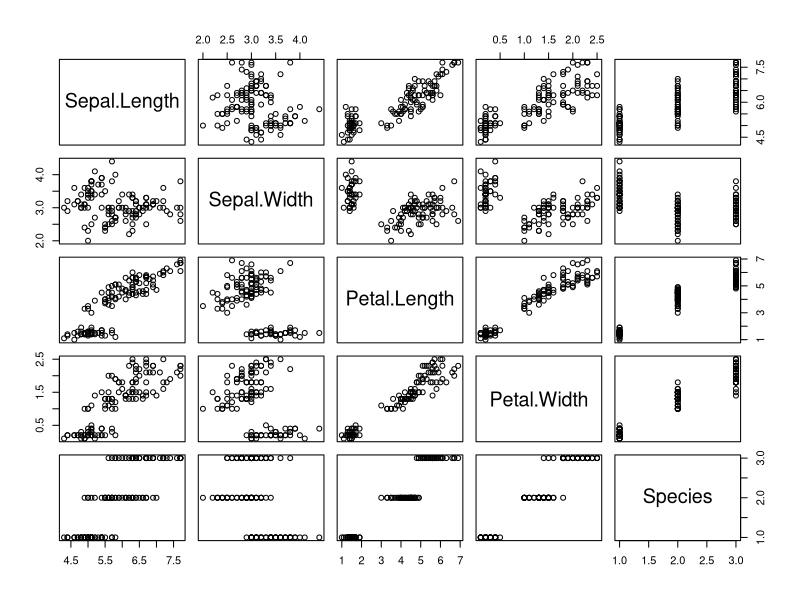
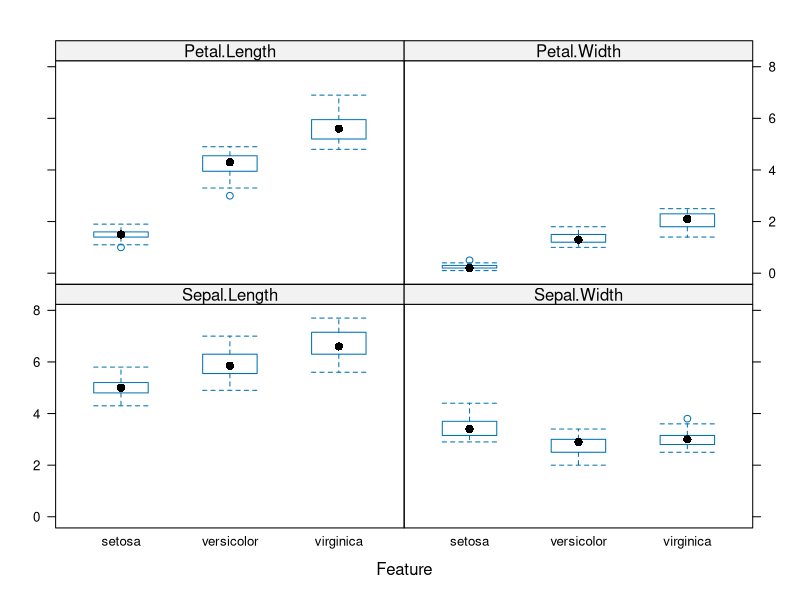
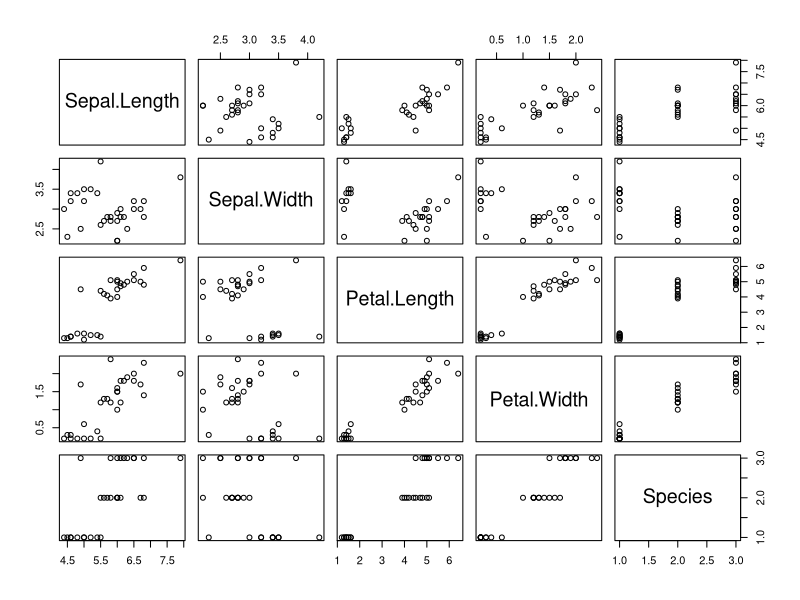
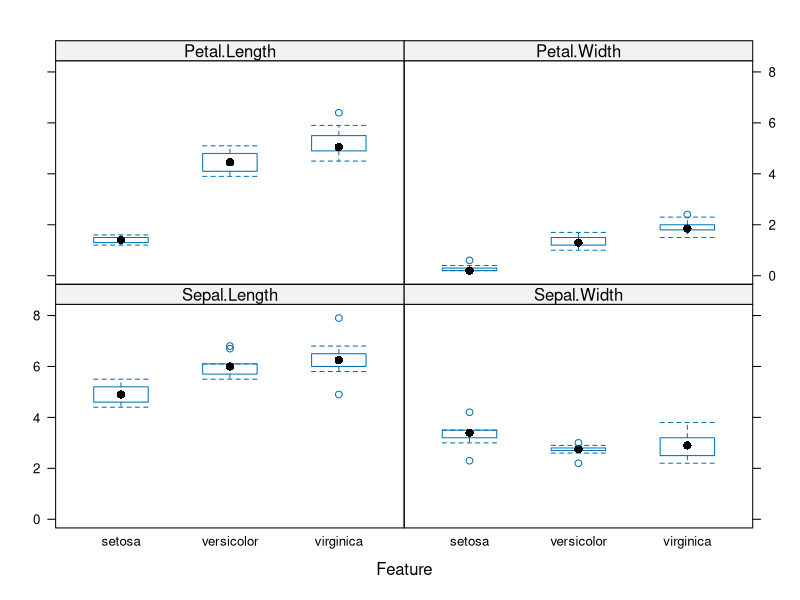
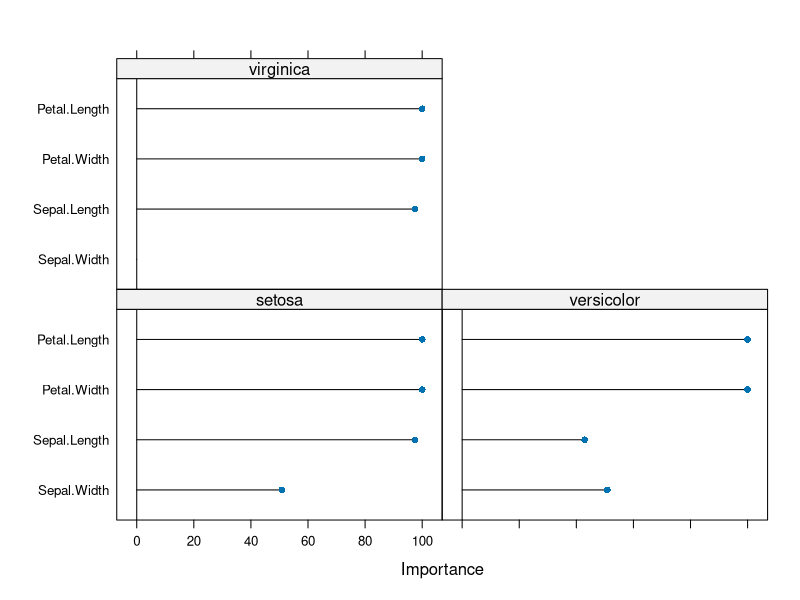
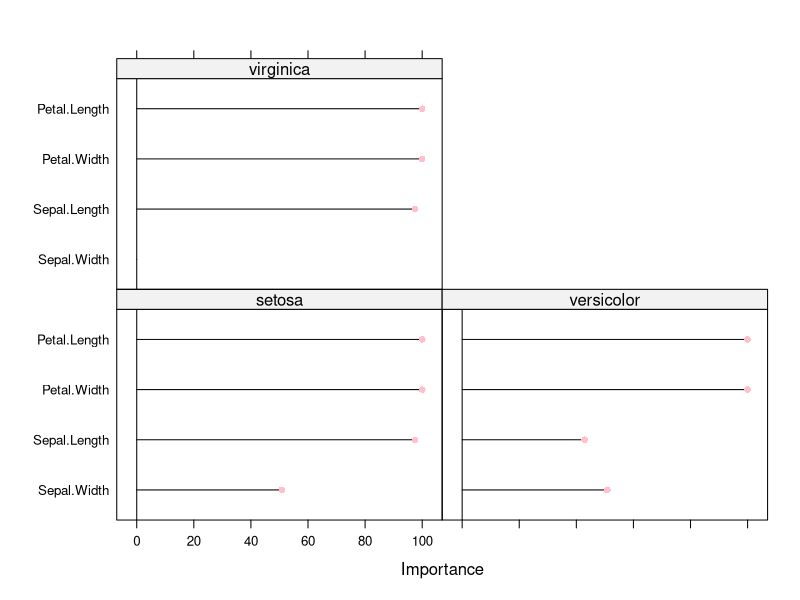

Generate these figures, in order, with R:
# Import libraries
library(datasets) # Contains the Iris dataset
library(caret) # caret Package is used for Machine Learning Algorithms (caret-Classification and Regression Training)
library(caTools) # This package is used for splitting the data set
library(e1071) # svm() function

#Load the iris data set
data(iris)

#Finding sum of missing values in iris dataset
sum(is.na(iris))

# set.seed() function helps in creating the same random numbers each time a random function is called.
set.seed(100)

# Splitting the iris data set into training data and testing data
sample <- sample.split(iris$Species, SplitRatio = 0.8) #Training data = 80%, testing data = 20% of the iris data
View(sample)
train_data <- subset(iris,sample == TRUE)
test_data <- subset(iris,sample == FALSE)
View(train_data)
View(test_data)

# plots of training data
plot(train_data)
featurePlot(x = train_data[,1:4], y = train_data$Species, plot = "box")

# plots of testing data
plot(test_data)
featurePlot(x = test_data[,1:4], y = test_data$Species, plot = "box")

##############################################################################

# svm Linear Model

# Create a trainControl object for 10-fold cross-validation
trainParams <- trainControl(method="cv", number = 10)

# Define the hyperparameter grid
hyperparameter_grid <- expand.grid(C = 2^seq(-6,4))

# Building CV (cross validation) Model for svmLinear
model.cv.linear <- train(Species~., 
                  data = train_data, 
                  method = "svmLinear", 
                  na.action=na.omit, 
                  preProcess = c("scale","center"),
                  trControl = trainParams,
                  tuneGrid = hyperparameter_grid)
print(summary(model.cv.linear))
print(model.cv.linear$bestTune$C)

# svm model for kernel = linear
svm.model.linear <- svm(Species~., data=train_data, kernel="linear", cost=model.cv.linear$bestTune$C)
print(svm.model.linear)

# Linear model performance on training data
svm.model.linear.prediction.train <- predict(svm.model.linear,train_data)
confusionMatrix(table(Prediction=svm.model.linear.prediction.train, Actual = train_data$Species))
##                                      Output:
##Confusion Matrix and Statistics
##
##              Actual
## Prediction   setosa versicolor virginica
## setosa         40          0         0
## versicolor      0         40         1
## virginica       0          0        39
## 
## Accuracy : 0.9917          
          

# Linear model performance on testing data
svm.model.linear.prediction.test <- predict(svm.model.linear,test_data)
confusionMatrix(table(Prediction=svm.model.linear.prediction.test, Actual = test_data$Species))
##                                    Output:
## Confusion Matrix and Statistics
##
##              Actual
## Prediction   setosa versicolor virginica
## setosa         10          0         0
## versicolor      0          9         0
## virginica       0          1        10
## 
## Accuracy : 0.9667 
################################################################################################

# SVM Polynomial Model

#Hyperparameter grid for polynomial svm
hyperparameter_grid <- expand.grid(C = 2^seq(-6,4), scale = c(1, 0.1), degree = 1)

# Building CV (cross validation) Model for svmPoly
model.cv.poly <- train(Species~., 
                  data = train_data, 
                  method = "svmPoly", 
                  na.action=na.omit, 
                  preProcess = c("scale","center"),
                  trControl = trainParams,
                  tuneGrid = hyperparameter_grid)
print(model.cv.poly)
print(model.cv.poly$bestTune$C)

# svm model for kernel = polynomial
svm.model.poly <- svm(Species~., data=train_data, kernel="polynomial", cost=model.cv.poly$bestTune$C)
print(svm.model.poly)

# Polynomial svm model performance on training data
svm.model.poly.prediction.train <- predict(svm.model.poly,train_data)
confusionMatrix(table(Prediction=svm.model.poly.prediction.train, Actual = train_data$Species))
## Confusion Matrix and Statistics
## 
## Actual
## Prediction   setosa versicolor virginica
## setosa         40          0         0
## versicolor      0         40         7
## virginica       0          0        33
## 
## Overall Statistics
## 
## Accuracy : 0.9417    


# Polynomial svm model performance on testing data
svm.model.poly.prediction.test <- predict(svm.model.poly,test_data)
confusionMatrix(table(Prediction=svm.model.poly.prediction.test, Actual = test_data$Species))
##                                Output:
## Confusion Matrix and Statistics
## 
## Actual
## Prediction   setosa versicolor virginica
## setosa         10          0         0
## versicolor      0         10         4
## virginica       0          0         6
## 
## Accuracy : 0.8667   
###############################################################################################

# SVM Radial Model

# Hyperparameter grid for svm radial
hyperparameter_grid <- expand.grid(C = 2^seq(-6,4), sigma = c(0.01,0.1,1,2,3))

# Building CV (cross validation) Model for svmRadial
model.cv.radial <- train(Species~., 
                       data = train_data, 
                       method = "svmRadial", 
                       na.action=na.omit, 
                       preProcess = c("scale","center"),
                       trControl = trainParams,
                       tuneGrid = hyperparameter_grid)
print(model.cv.radial)
print(model.cv.radial$bestTune$C)

# svm model for kernel = radial
svm.model.radial <- svm(Species~., data=train_data, kernel="radial", cost=model.cv.radial$bestTune$C)
print(svm.model.radial)

# Radial svm model performance on training data
svm.model.radial.prediction.train <- predict(svm.model.radial,train_data)
confusionMatrix(table(Prediction=svm.model.radial.prediction.train, Actual = train_data$Species))
##                               Output:
## Confusion Matrix and Statistics
## 
## Actual
## Prediction   setosa versicolor virginica
## setosa         40          0         0
## versicolor      0         40         1
## virginica       0          0        39
## 
## Accuracy : 0.9917          


# Radial svm model performance on testing data
svm.model.radial.prediction.test <- predict(svm.model.radial,test_data)
confusionMatrix(table(Prediction=svm.model.radial.prediction.test, Actual = test_data$Species))
##                                Output:
## Confusion Matrix and Statistics
## 
## Actual
## Prediction   setosa versicolor virginica
## setosa         10          0         0
## versicolor      0          8         2
## virginica       0          2         8
## 
## Accuracy : 0.8667 



#############################################################################################
# Analyzing Results:

# Linear Model:
# training data - Accuracy - 99.17%
# testing data - Accuracy - 96.67%
# Good Performance on training and testing data, indicating generalization

# Polynomial Model:
# training data - Accuracy - 94.17%
# testing data - Accuracy - 86.67%
# Slight drop in performance on the testing set compared to the training set

# Radial Model:
# training data - Accuracy - 99.17%
# testing data - Accuracy - 86.67%
# Slight drop in performance on the testing set compared to the training set

# The Polynomial and Radial models show a slight decrease in accuracy on the testing set 
# compared to the training set, indicating some level of overfitting or suboptimal generalization.
# Therefore, Linear svm model is the best model among the three models.

####################################################################################################


# Feature Importance
importance <- varImp(model.cv.linear)
plot(importance)
plot(importance, col = "pink")
